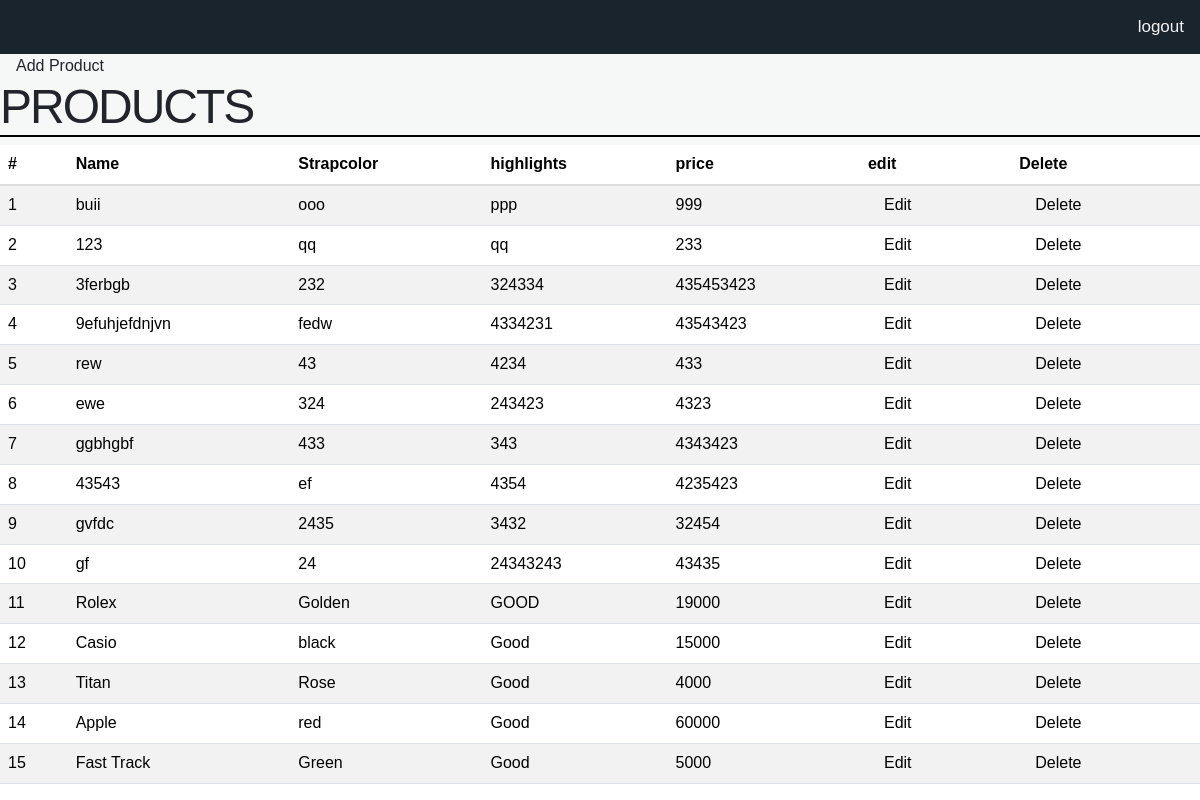
Page /productlist/ on the committed database.
### app/models.py (models this page shows)
class Product(models.Model):
    product_id = models.AutoField(primary_key=True)
    name = models.CharField(max_length=13,null=True,blank=True)
    starpcolor = models.CharField(max_length=13,null=True,blank=True)
    highlights = models.CharField(max_length=13,null=True,blank=True)
    price = models.IntegerField()
    status = models.CharField(max_length=30,choices=status,default="ACTIVE")
    def __str__(self):
        if self.name:
            return self.name
        else:
            return self.product_id

### app/views.py (the view)
# urls.py: path('productlist/', views.Productlist,name='productlist'),
def Productlist(request):
    product = Product.objects.all()
    print("product",product)
    context = {
            'product':product,
        }
    return render(request,'productlist.html',context)

### app/templates/productlist.html (shortened to what this page needs)
{% extends 'base.html' %} {% load static %} {% block content %}
<link href="assets/css/bootstrap.min.css" rel="stylesheet" />
<link href="assets/css/style.css" rel="stylesheet" />
<link
  rel="stylesheet"
  type="text/css"
  href="https://cdn.datatables.net/v/bs-3.3.7/jq-2.2.4/dt-1.10.13/b-1.2.4/b-html5-1.2.4/b-print-1.2.4/fh-3.1.2/r-2.1.1/sc-1.4.2/datatables.min.css"
/>
<a href="{% url 'home:addproduct' %}" class="nav-item nav-link px-3"
  >Add Product</a
>
<h1 id="admin_head">Products</h1>
<table class="table table-striped" id="table_id">
  <thead>
    <tr>
      <th scope="col">#</th>
      <th scope="col">Name</th>
      <th scope="col">Strapcolor</th>
      <th scope="col">highlights</th>
      <th scope="col">price</th>
      <th scope="col">edit</th>
      <th scope="col">Delete</th>
    </tr>
  </thead>
  <tbody>
    {% for i in product %}
    <tr>
      <td scope="row">{{forloop.counter}}</td>
      <td>{{i.name}}</td>
      <td>{{i.starpcolor}}</td>
      <td>{{i.highlights}}</td>
      <td>{{i.price}}</td>
      <td>
        <a
          href="{% url 'home:editproduct' i.product_id %}"
          class="nav-item nav-link px-3"
          >Edit</a
        >
      </td>
      <td>
        <a
          href="{% url 'home:deleteproduct' i.product_id %}"
          class="nav-item nav-link px-3"
          >Delete</a
        >
      </td>
    </tr>
    {% endfor %}
  </tbody>
</table>
{% endblock%}

### static/assets/css/style.css (style rules this page uses)
h4, h5, h6, h1, h2, h3 { margin-top: 0; }
html, body { font-family: 'PT Sans Narrow', sans-serif; font-size: 100%; background:#fff; }
body a { transition:0.5s all; -webkit-transition:0.5s all; -moz-transition:0.5s all; -o-transition:0.5s all; -ms-transition:0.5s all; }

### app/templates/base.html (style rules this page uses)
body { font-family: "Lato", sans-serif; background-color: #f6f7f7 !important; }
#admin_head { font-family: "Trebuchet MS", sans-serif; font-size: 3em; letter-spacing: -2px; border-bottom: 2px solid black; text-transform: uppercase; }

### app/templates/productlist.html (style rules this page uses)
#admin_head { font-family: "Trebuchet MS", sans-serif; font-size: 3em; letter-spacing: -2px; border-bottom: 2px solid black; text-transform: uppercase; }

### rows in the picture
Product: name "buii", starpcolor "ooo", highlights "ppp", price "999"
Product: name "123", starpcolor "qq", highlights "qq", price "233"
Product: name "3ferbgb", starpcolor "232", highlights "324334", price "435453423"
Product: name "9efuhjefdnjvn", starpcolor "fedw", highlights "4334231", price "43543423"
Product: name "rew", starpcolor "43", highlights "4234", price "433"
Product: name "ewe", starpcolor "324", highlights "243423", price "4323"
Product: name "ggbhgbf", starpcolor "433", highlights "343", price "4343423"
Product: name "43543", starpcolor "ef", highlights "4354", price "4235423"
Product: name "gvfdc", starpcolor "2435", highlights "3432", price "32454"
Product: name "gf", starpcolor "24", highlights "24343243", price "43435"
Product: name "Rolex", starpcolor "Golden", highlights "GOOD", price "19000"
Product: name "Casio", starpcolor "black", highlights "Good", price "15000"
Product: name "Titan", starpcolor "Rose", highlights "Good", price "4000"
Product: name "Apple", starpcolor "red", highlights "Good", price "60000"
Product: name "Fast Track", starpcolor "Green", highlights "Good", price "5000"
